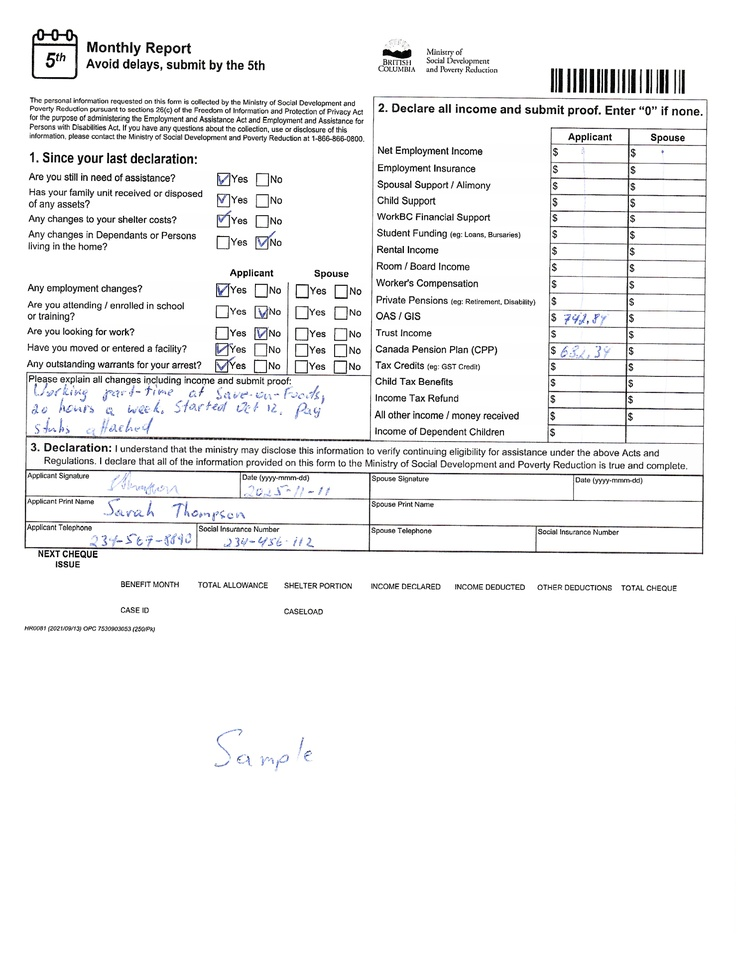
#> input picture apps/image-service/test-images/form1_overexposed.jpg, 738 x 956 px, shrunk from 1482 x 1920 before the run
$ python -i skew.py   (imports and definitions only)
#> lines starting #> are read from the running program, lines starting #| are printed output that depends on the picture; after the words box and inside, x2 and y2 are one past the last pixel; in counts of white or black regions, pixels touching at a corner belong together
#> further down, picture is the input picture: shape (956, 738, 3); mean B, G, R 242.1, 241.9, 241.9
### apps/image-service/tools/colour.py
import cv2


def toGreyscale(image):
    grey = cv2.cvtColor(image, cv2.COLOR_BGR2GRAY)
    return grey


# [4 lines left out: function toBlackWhite, not called in this run]

### apps/image-service/tools/skew.py
import cv2
import numpy as np
from tools import colour


def rotational_skew(image):
    """
    Attempts to deskew an image to its nearest 90 degree angle.

    This means if the image is already nearly rotated 90 degrees, it will
    adjust it to that orientation, not necessarily upright.

    :param image: The image loaded through cv2 library.
    :returns Tuple[rotated_image, original_angle]: original_angle is based of nearest 90 degree point.
    """
    # Convert to greyscale and invert colour values
    grey = colour.toGreyscale(image)
    grey = cv2.bitwise_not(grey)
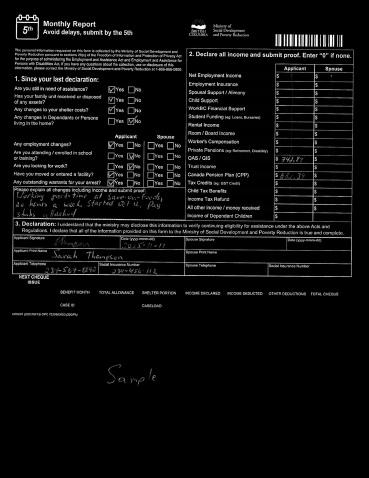
#> grey: shape (956, 738) (shown at 1/2 size); min 0, max 255, mean 13.1
    # Force all pixels to either black or white
    thresh = cv2.threshold(grey, 0, 255, cv2.THRESH_BINARY | cv2.THRESH_OTSU)[1]
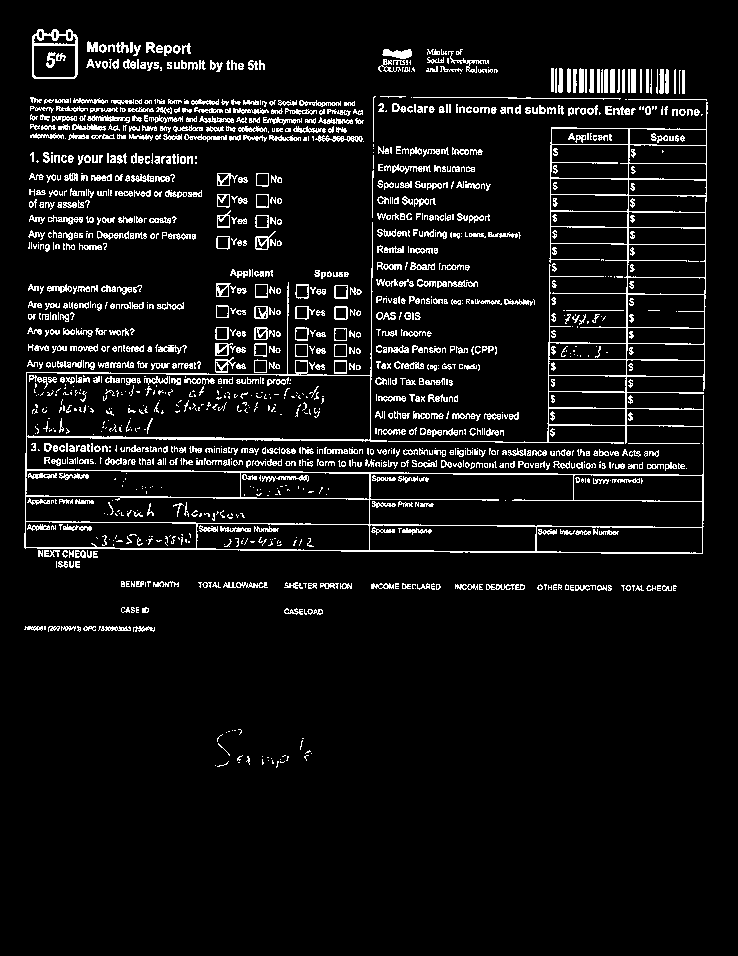
#> thresh: shape (956, 738); 7.3% white in thin lines or dots, all inside (x1, y1, x2, y2) = (24, 29, 708, 768)
    # Identify all pixels that have a value >0 (i.e. white pixels)
    coords = np.column_stack(np.where(thresh > 0))
#> coords = 51751 pairs, first value 29 to 767, second value 24 to 707
    # Use those to locate a bounding box
    # The last element in the returned array is the angle of the box
    angle = cv2.minAreaRect(coords)[-1]
#> angle = -0.833

    # Depending on the original skew direction, it must be adjusted
    # This is because it measures the angle from nearest 90 degrees, increasing counterclockwise.
    # e.g. Upright is 0 degrees, so 4 degrees is 4 degrees counterclockwise.
    # But a document turned 90 degrees clockwise is also reported as 0,
    # so something skewed 5 degrees clockwise from top will actually return 85 degrees.
    original_angle = angle
#> original_angle = -0.833
    if angle > 45:
        angle = -(angle - 90)

    # otherwise, just take the inverse of the angle to make
    # it positive
    else:
        angle = -angle
#> angle = 0.833
    # rotate the image to deskew it
    (h, w) = image.shape[:2]
    center = (w // 2, h // 2)

    M = cv2.getRotationMatrix2D(center, angle, 1.0)
#> M = [[1, 0.0145, -6.91], [-0.0145, 1, 5.42]]
    rotated_image = cv2.warpAffine(
        image, M, (w, h), flags=cv2.INTER_CUBIC, borderMode=cv2.BORDER_REPLICATE
    )
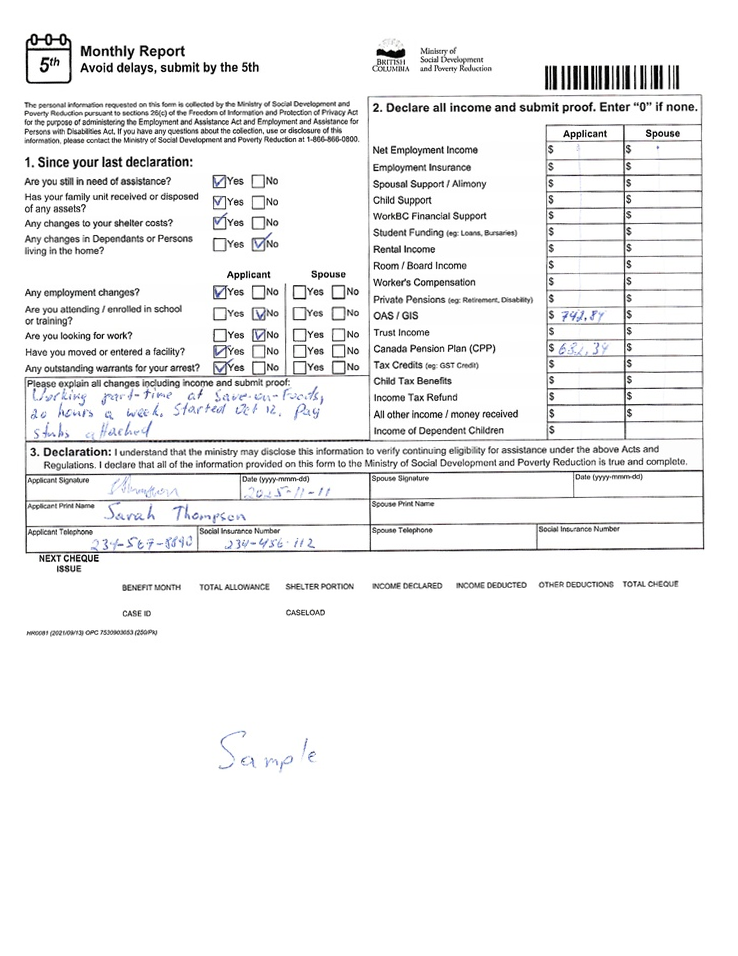
#> rotated_image: shape (956, 738, 3); mean B, G, R 241.8, 241.6, 241.5
    return rotated_image, original_angle


#################
# AREA BELOW USED FOR PERSPECTIVE SKEW
################
# [138 lines left out: functions detect_lines, line_intersection, perspective_skew, not called in this run]

>>> import cv2
>>> picture = cv2.imread('../test-images/form1_overexposed.jpg')
>>> result = rotational_skew(picture)
